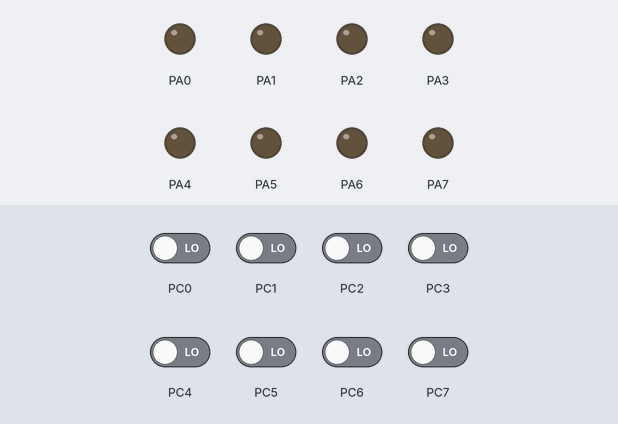
This program was run on a simulated ATmega128, built with avr-gcc and emulated at 8 MHz. Shown: output pins drawn as LEDs (lit = HIGH). The test bench sets the inputs (shaded band); at power-on: PC0–7 LOW.

Above: at 1.2 s.
1.3 s: PC0 driven HIGH
At 3.55 s:
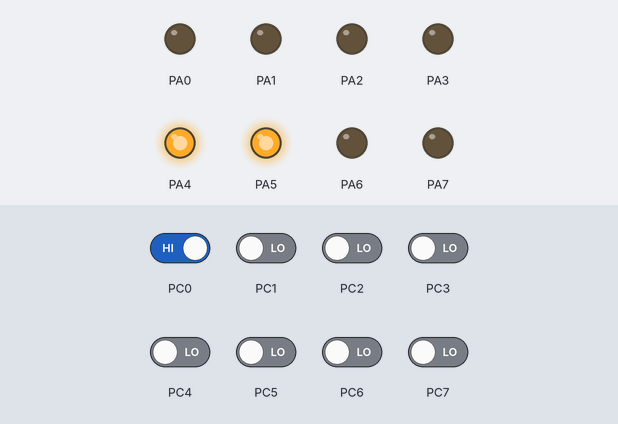
4.3 s: PC0 driven LOW
At 5.0 s:
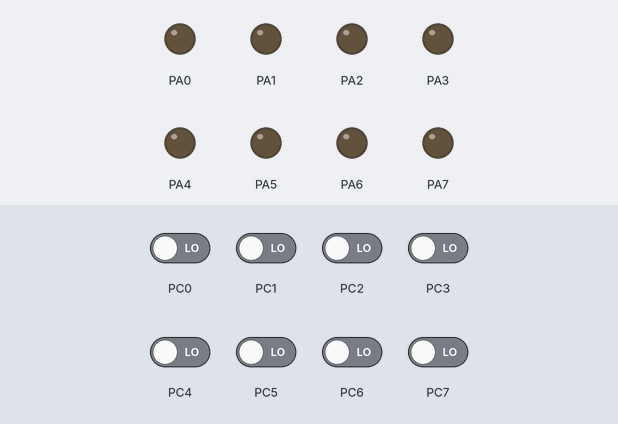
Timing chart, 0 to 7.3 s (numbered marks = the images above; inputs shaded):
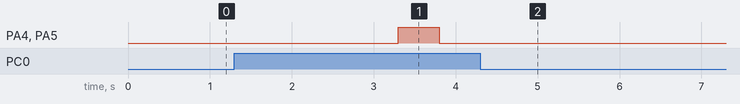

The program:

main.cpp
```cpp
#include <avr/io.h>
#include <avr/interrupt.h>
#include <util/delay.h>
#include <Serial.h>
#include <string.h>

//Defines
#define USART_BAUDRATE 9600
#define BAUD_PRESCALE (((F_CPU / (USART_BAUDRATE * 16UL))) - 1)
//#define F_CPU 8000000UL

int main(void)
{
    // make the LED pin an output for PORTB5
    DDRA = 0xFF;
    DDRC = 0x00;
    uint8_t pinValue = PINC & (1<<PINC0);

    while(1){

        pinValue = PINC & (1<<PINC0);

        if(pinValue){
            _delay_ms(2000);
            PORTA = (1 << PORTA5)|(1 << PORTA4);
            _delay_ms(500);
            PORTA = 0x00;
            _delay_ms(500);
        }

    }

}
```

Serial.cpp
```cpp
/*
    Serial Driver for AVR Chips
*/

#include "Serial.h"
#include <avr/io.h>
#include <string.h>

// Public Methods

void Serial::begin(unsigned long baud, unsigned long Fosc, int USART)
{
    #define BAUD_PRESCALE (((Fosc / (baud * 16UL))) - 1)

    if (USART == 0)
    {
        UCSR0B |= (1 << RXEN0) | (1 << TXEN0);   // Turn on the transmission and reception circuitry
        UCSR0C |= (1 << UCSZ00) | (1 << UCSZ01); // Use 8-bit character sizes

        UBRR0H = (BAUD_PRESCALE >> 8); // Load upper 8-bits of the baud rate value into the high byte of the UBRR register
        UBRR0L = BAUD_PRESCALE; // Load lower 8-bits of the baud rate value into the low byte of the UBRR register
    }

}

void Serial::SendMessage(char* mess)
{
    //Sends Message over serial, handled in ISR in main program
    strcpy(Serial::tx_message, mess);
    Serial::StrIndex = 0;
    Serial::SendingMessage = true;
    UCSR0B |= (1 << UDRIE0);

}
```

Serial.h
```cpp
/*
    Serial Driver for AVR chips.
*/

//Defininitions for Constants
#define SERIAL_TX_BUFFER_SIZE 64
#define SERIAL_RX_BUFFER_SIZE 64

class Serial
{
private:
    unsigned char rx_buffer[SERIAL_RX_BUFFER_SIZE];
    unsigned char tx_buffer[SERIAL_TX_BUFFER_SIZE];

    volatile int rx_buffer_index;
    volatile int tx_buffer_index;

public:
    void begin(unsigned long baud, unsigned long Fosc, int USART);
    void SendMessage(char* message);
    char tx_message[SERIAL_TX_BUFFER_SIZE];
    char rx_message[SERIAL_RX_BUFFER_SIZE];
    bool SendingMessage = false;
    volatile unsigned int StrIndex = 0;
    //void SendLine()
};
```

Measured:
- after the input at 1.3 s, PA4, PA5: LOW → HIGH after 2.0 s, → LOW 0.50 s later
- after the input at 4.3 s, PA4, PA5: stops changing and stays LOW
